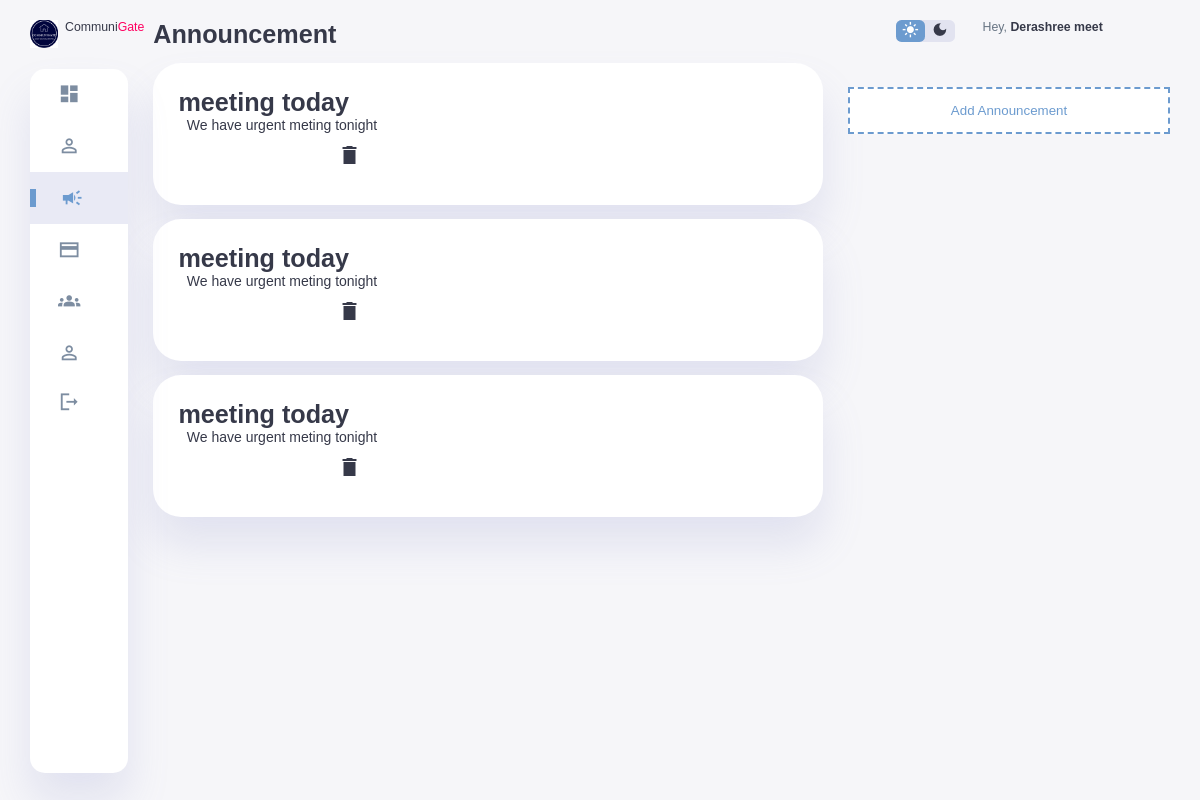
Page /admin/announcement.php (signed in) on the committed database.
### tables this page shows
CREATE TABLE `annoucement` (
  `id` int(255) NOT NULL,
  `title` varchar(100) NOT NULL,
  `content` varchar(8000) NOT NULL,
  `date` date NOT NULL DEFAULT current_timestamp(),
  `lastdate` date NOT NULL
);

### admin/announcement.php (the view, shortened to what this page needs)
<?php include('./view/header.php'); ?>
</head>
<body>
    <div class="container0">
        <?php include('./view/sidebar.php'); ?>
        <main>
            <h1>Announcement</h1>
            <div class="analyse0">
            <?php
            $select="SELECT * FROM `annoucement`";
            $res=mysqli_query($conn,$select);
            if(mysqli_num_rows($res)>0)
            {
                while($row=mysqli_fetch_array($res))
                {
            ?>
                <div class="sales">
                    <div class="status">
                        <div class="info">
                            <h1><?php echo $row['title'] ?></h1>
                            <h3><?php echo $row['content'] ?></h3>
                            <p><a class="db" data-id="<?php echo $row['id'] ?>" style="display: inline-block; margin:5% auto 5% 80%;"> <span class="material-icons-sharp delete-icon">
    </span></a></p>
                        </div>
                    </div>
                </div>
            <?php
                }
            }
            ?>
            </div>
        </main>
        <div class="right-section">
            <div class="nav">
                <div class="dark-mode">
                    <span class="material-icons-sharp active">
                    </span>
                    <span class="material-icons-sharp">
                    </span>
                </div>
                <div class="profile">
                    <div class="info">
                        <p>Hey, <b><?php echo $_SESSION['admin_name']; ?></b></p>
                    </div>
                    <div class="profile-photo">
                    </div>
                </div>
            </div>
            <div class="right-section">
           <div class="reminders">
            <button onclick="document.getElementById('id01').style.display='block'" class="add-reminder">Add Announcement</button>
           </div>
          </div>
        </div>
    </div>
<?php include('./view/footer.php');?>

### admin/css/style.css (style rules this page uses)
:root { --color-primary: #6C9BCF; --color-danger: #FF0060; --color-success: #1B9C85; --color-warning: #F7D060; --color-white: #fff; --color-info-dark: #7d8da1; --color-dark: #363949; --color-light: rgba(132, 139, 200, 0.18); --color-dark-variant: #677483; --color-background: #f6f6f9; --card-border-radius: 2rem; --border-radius-1: 0.4rem; --border-radius-2: 1.2rem; --card-padding: 1.8rem; --padding-1: 1.2rem; --box-shadow: 0 2rem 3rem var(--color-light); }
* { margin: 0; padding: 0; outline: 0; appearance: 0; border: 0; text-decoration: none; box-sizing: border-box; }
html { font-size: 14px; }
body { width: 100vw; height: 100vh; font-family: 'Poppins', sans-serif; font-size: 0.88rem; user-select: none; overflow-x: hidden; color: var(--color-dark); background-color: var(--color-background); }
a { color: var(--color-dark); }
h1 { font-weight: 800; font-size: 1.8rem; }
h3 { font-weight: 500; font-size: 0.87rem; }
p { color: var(--color-dark-variant); }
b { color: var(--color-dark); }
.container0 { display: grid; width: 96%; margin: 0 auto; gap: 1.8rem; grid-template-columns: 12rem auto 23rem; }
main { margin-top: 1.4rem; }
main .analyse0 { display: grid; grid-template-columns: 1fr; gap: 1.6rem; }
main .analyse0 > div { background-color: var(--color-white); padding: var(--card-padding); border-radius: var(--card-border-radius); margin-top: 1rem; box-shadow: var(--box-shadow); cursor: pointer; transition: all 0.3s ease; }
main .analyse0 > div .status { display: flex; align-items: center; justify-content: space-between; }
main .analyse0 h3 { margin-left: 0.6rem; font-size: 1rem; }
.right-section { margin-top: 1.4rem; }
.right-section .nav { display: flex; justify-content: end; gap: 2rem; }
.right-section .dark-mode { background-color: var(--color-light); display: flex; justify-content: space-between; align-items: center; height: 1.6rem; width: 4.2rem; cursor: pointer; border-radius: var(--border-radius-1); }
.right-section .dark-mode span { font-size: 1.2rem; width: 50%; height: 100%; display: flex; align-items: center; justify-content: center; }
.right-section .dark-mode span.active { background-color: var(--color-primary); color: white; border-radius: var(--border-radius-1); }
.right-section .nav .profile { display: flex; gap: 2rem; text-align: right; }
.right-section .nav .profile .profile-photo { width: 2.8rem; height: 2.8rem; border-radius: 50%; overflow: hidden; }
.right-section .reminders { margin-top: 2rem; }
.right-section .reminders .add-reminder { background-color: var(--color-white); border: 2px dashed var(--color-primary); color: var(--color-primary); display: flex; align-items: center; justify-content: center; cursor: pointer; }
@media screen and (max-width: 1200px) { .container0 { width: 95%; grid-template-columns: 7rem auto 23rem; } }
@media screen and (max-width: 1200px) { main .analyse0 { grid-template-columns: 1fr; gap: 0; } }

### admin/css/popus.css (style rules this page uses)
body { font-family: Arial, Helvetica, sans-serif; }
button { background-color: #04AA6D; color: white; padding: 14px 20px; margin: 8px 0; border: none; cursor: pointer; width: 100%; }

### rows in the picture
annoucement: title "meeting today", content "We have urgent meting tonight"
annoucement: title "meeting today", content "We have urgent meting tonight"
annoucement: title "meeting today", content "We have urgent meting tonight"

### other values in the picture
$_SESSION['admin_name'] "Derashree meet"
